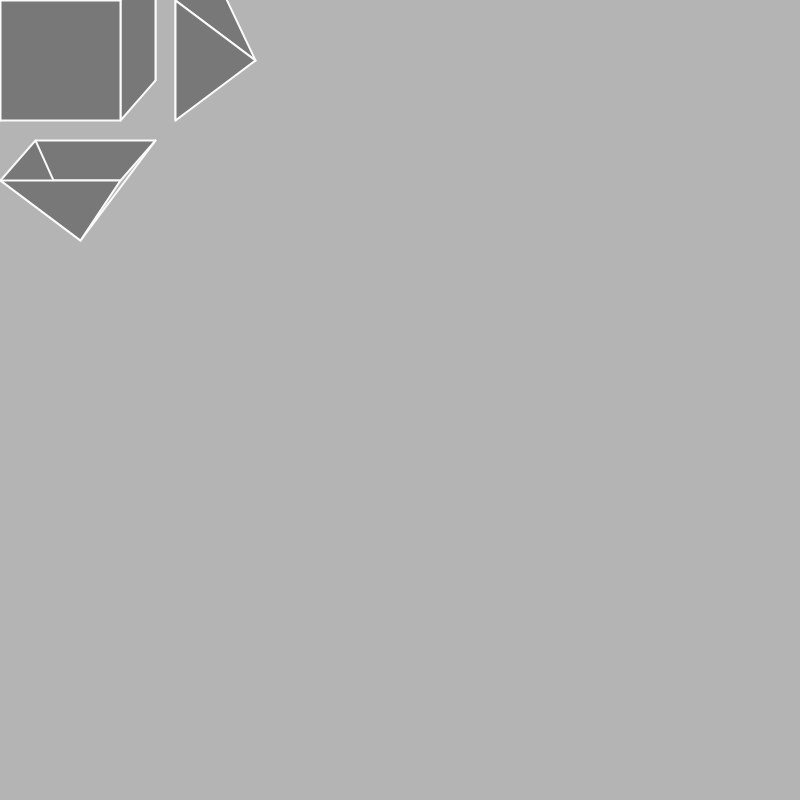
Frame 1 (no input)
Frame 60 (the mouse pressed at the canvas centre just before this capture): identical to frame 1, image omitted
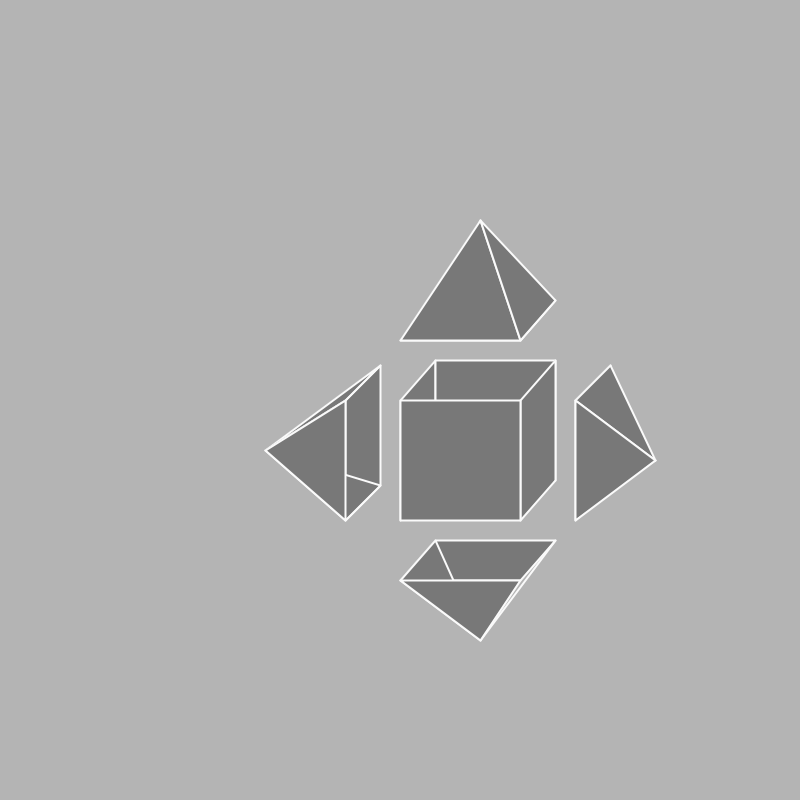
Frame 120 (the mouse held since frame 60 and released just before this capture)

The Processing sketch that drew these frames (run headless with seeded random() and noise(); from frame 60 on, the mouse is pressed at the canvas centre):

// Processing sketch: processing_76911
// ── processing_76911.pde

void setup()
{
  size(800,800);
}
  void draw()
  {
  float x = mouseX;
  float y = mouseY;
  
  background(180);
  if(mouseButton == LEFT)
  {
    noFill();
  } else if(mouseButton == RIGHT) 
  { fill(0);
  } else {
    fill(120);
  }
  stroke(250);
  strokeWeight(2);
  strokeCap(ROUND);
  strokeJoin(ROUND);
   quad(x,y,x+35,y-40,x+35,y+80,x,y+120);              // cube
   rect(x+35,y-40,120,120);                           // cube
   quad(x+120,y,x+155,y-40,x+155,y+80,x+120,y+120);  // cube
   rect(x,y,120,120);                               // cube
   
   quad(x,y-60,x+35,y-100,x+155,y-100,x+120,y-60); //
   line(x+35,y-100,x+80,y-180);                   // Top
   triangle(x,y-60,x+120,y-60,x+80,y-180);       // Pyramid
   triangle(x+155,y-100,x+80,y-180,x+120,y-60); //
   
   quad(x+35,y+140,x+155,y+140,x+120,y+180,x,y+180); //
   line(x+155,y+140,x+80,y+240);                    // Lower
   triangle(x,y+180,x+35,y+140,x+80,y+240);        // Pyramid
   triangle(x,y+180,x+120,y+180,x+80,y+240);      //
   
   quad(x+175,y,x+210,y-35,x+210,y+85,x+175,y+120); //
   line(x+255,y+60,x+210,y+85);                    // Left
   triangle(x+175,y,x+210,y-35,x+255,y+60);       // Pyramid
   triangle(x+175,y,x+175,y+120,x+255,y+60);     //
   
   quad(x-55,y,x-20,y-35,x-20,y+85,x-55,y+120);  //
   triangle(x-20,y-35,x-135,y+50,x-55,y);       // Right
   triangle(x-20,y+85,x-55,y+120,x-135,y+50);  // Pyramid
   triangle(x-55,y,x-55,y+120,x-135,y+50);    //
   
   
  }
